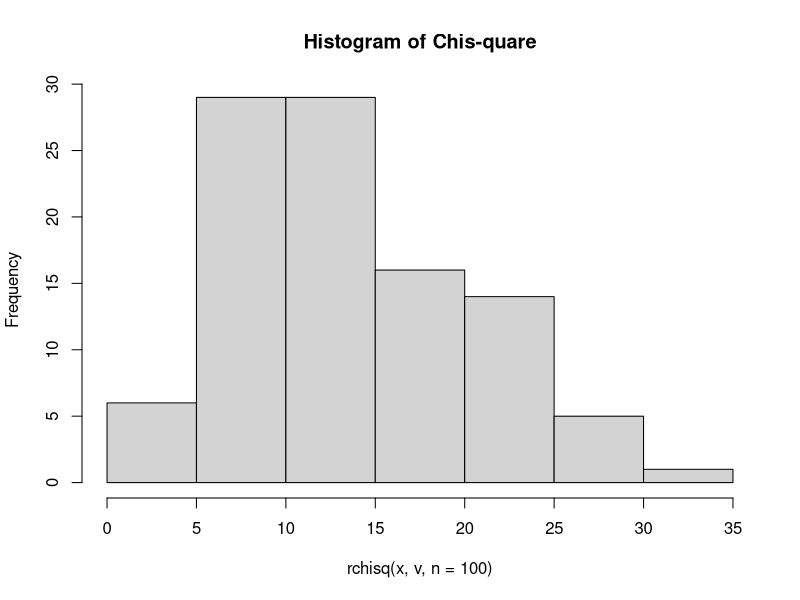

Write the R code that produced this figure.
#A
#Diketahui
x=2
v=10
#Menggunakan fungsi dhicsq
peluang4=dchisq(x,v,ncp=0,log=FALSE)
peluang4

#B
set.seed(0)
#Menggunakan fungsi rchisq
hist(rchisq(x,v,n=100),main="Histogram of Chis-quare")

#C
E=v #Nilai rata-rata
E
Var=v*2 #Nilai varian
Var

#Referensi
#https://www.rumusstatistik.com/2013/07/distribusi-khi-kuadrat-chi-square.html